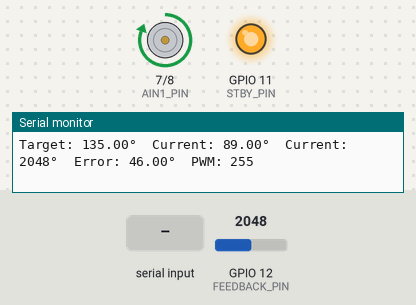
A sketch run on a simulated ESP32-S3. Parts: motor-driver pin pairs drawn as motors (green arrow = first pin HIGH = forward, orange = second pin HIGH = backward, longer = more drive, stopped while the standby pin is LOW), output pins drawn as LEDs (lit = HIGH), the last lines printed to the serial monitor. The test bench sets the inputs (shaded band); at power-on: GPIO 12 (FEEDBACK_PIN) = 2048 (analog values on the 0–4095 scale).

Above: at 1.7 s.
1.8 s: "30,150\n" received over Serial
At 3.0 s:
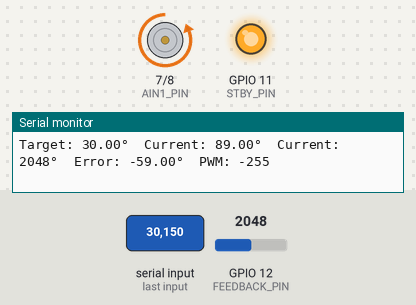
3.3 s: "90,45\n" received over Serial
At 4.5 s:
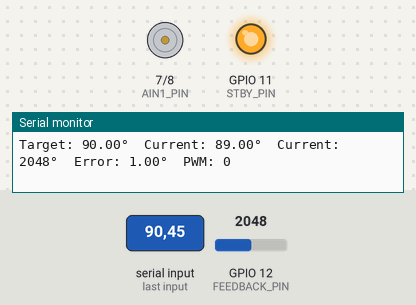
4.8 s: "5\n" received over Serial
At 5.8 s:
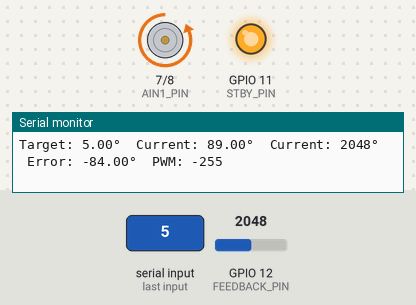
Timing chart, 0 to 7.8 s (numbered marks = the images above; inputs shaded):
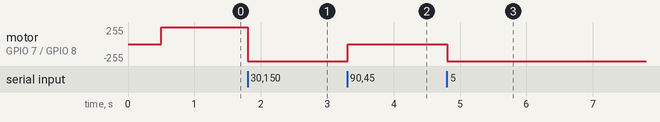

Measured:
- after the input at 1.8 s, motor on GPIO 7 (AIN1_PIN) / GPIO 8 (AIN2_PIN): forward 255/255 → backward 255/255 at once
- after the input at 3.3 s, motor on GPIO 7 (AIN1_PIN) / GPIO 8 (AIN2_PIN): backward 255/255 → stopped at once
- after the input at 4.8 s, motor on GPIO 7 (AIN1_PIN) / GPIO 8 (AIN2_PIN): stopped → backward 255/255 at once

The sketch:

sketch_oct12a_servo_motor_with_resistor_feedback.ino
```cpp
/*
 * ESP32-S3 + DRV8833 + Closed-loop position control for a DC motor with feedback (servo modification)
 * Feedback: 5kΩ potentiometer, wiper output 0–3.3V
 * Control: Proportional control (P control), can be further tuned to PID
 */

// ==================== Pin Definitions ====================
#define AIN1_PIN        7
#define AIN2_PIN        8
#define STBY_PIN        11
#define ERR_PIN 10
#define FEEDBACK_PIN    12   // ADC1_CH6

// ==================== PWM Parameters ====================
#define PWM_FREQ        20000   // 20 kHz, beyond human hearing range, suitable for motor drive
#define PWM_RESOLUTION  8       // 8-bit, duty cycle 0–255
#define PWM_MAX         255

// ==================== Feedback and Angle Parameters ====================
#define ADC_RESOLUTION  12      // Use 12-bit ADC (0–4095)
#define ADC_MAX         4095
#define VOLTAGE_MAX     3.3f    // ADC full-scale voltage (11dB attenuation is about 3.1V; approximated here as 3.3V)

// Mechanical angle range (modify according to actual servo travel)
#define ANGLE_MIN       0.0f
#define ANGLE_MAX       180.0f

// Calibration: measured ADC raw values of the potentiometer at ANGLE_MIN and ANGLE_MAX
// Run the calibration program first, and fill in the adcRaw printed by Serial here
#define ADC_AT_ANGLE_MIN    50
#define ADC_AT_ANGLE_MAX    4050

// ==================== Control Parameters ====================
float Kp = 2.5f;            // Proportional gain; start small then increase to avoid oscillation
float deadband = 4.0f;      // Angle deadband (degrees), reduces jitter

// ==================== Global Variables ====================
float targetAngle = 135.0f; // Target angle, can be modified
float currentAngle = 0.0f;
int   motorPWM = 0;


// Serial input buffer
char inputBuffer[16];
uint8_t inputIndex = 0;
// ==================== Motor Drive ====================
void motorDrive(int pwm) {
  // pwm > 0 forward, pwm < 0 reverse, pwm = 0 stop
  pwm = constrain(pwm, -PWM_MAX, PWM_MAX);

  if (pwm > 0) {
    ledcWrite(AIN1_PIN, pwm);
    ledcWrite(AIN2_PIN, 0);
  } else if (pwm < 0) {
    ledcWrite(AIN1_PIN, 0);
    ledcWrite(AIN2_PIN, -pwm);
  } else {
    ledcWrite(AIN1_PIN, 0);
    ledcWrite(AIN2_PIN, 0);
  }
}

// ==================== Read Feedback Angle ====================
float readAngle() {
  int adcRaw = analogRead(FEEDBACK_PIN);
  // Map ADC raw value to angle range
  float angle = map(adcRaw, ADC_AT_ANGLE_MIN, ADC_AT_ANGLE_MAX,
                    (int)ANGLE_MIN, (int)ANGLE_MAX);
  return constrain(angle, ANGLE_MIN, ANGLE_MAX);
}
// ==================== Check Serial Input ====================
void checkSerialInput() {
  while (Serial.available() > 0) {
    char c = Serial.read();

    // On newline or carriage return, parse the received string
    if (c == '\n' || c == '\r') {
      if (inputIndex > 0) {
        inputBuffer[inputIndex] = '\0';          // String terminator
        float newAngle = atof(inputBuffer);      // Convert to float

        if (newAngle >= ANGLE_MIN && newAngle <= ANGLE_MAX) {
          targetAngle = newAngle;
          Serial.print(">>> Target angle set to: ");
          Serial.print(targetAngle);
          Serial.println("°");
        } else {
          Serial.print(">>> Invalid angle! Range: ");
          Serial.print(ANGLE_MIN);
          Serial.print(" - ");
          Serial.println(ANGLE_MAX);
        }
        inputIndex = 0;                          // Clear buffer
      }
    } else {
      // Accumulate characters, prevent overflow
      if (inputIndex < sizeof(inputBuffer) - 1) {
        inputBuffer[inputIndex++] = c;
      }
    }
  }
}
// ==================== Initialization ====================
void setup() {
  Serial.begin(115200);

  // Configure STBY
  pinMode(STBY_PIN, OUTPUT);
  pinMode(ERR_PIN, INPUT);
  digitalWrite(STBY_PIN, HIGH);   // Enable DRV8833

  // Configure LEDC PWM
  ledcAttach(AIN1_PIN, PWM_FREQ, PWM_RESOLUTION);
  ledcAttach(AIN2_PIN, PWM_FREQ, PWM_RESOLUTION);

  // Configure ADC
  analogReadResolution(ADC_RESOLUTION);
  analogSetAttenuation(ADC_11db);   // 11dB attenuation, can measure about 0–3.1V

  delay(500);
  Serial.println("=== ESP32-S3 DRV8833 Closed-Loop Motor ===");
}

// ==================== Main Loop ====================
void loop() {
  // 1. Handle keyboard input
  checkSerialInput();
  // 1. Read current angle
  currentAngle = readAngle();
int adcRaw = analogRead(FEEDBACK_PIN);
  // 2. Calculate error
  float error = targetAngle - currentAngle;

  // 3. Proportional control (can add integral and derivative to form PID)
  if (abs(error) < deadband) {
    motorPWM = 0;                 // Stop within deadband to prevent jitter
  } else {
    //motorPWM = (int)(Kp * error);
    //motorPWM = constrain(motorPWM, -PWM_MAX, PWM_MAX);
    if (error>0){
      motorPWM=PWM_MAX;
    }else{
      motorPWM=-PWM_MAX;
    }

  }

  // 4. Drive motor
  motorDrive(motorPWM);

  // 5. Debug output (once every 100 ms)
  static unsigned long lastPrint = 0;
  if (millis() - lastPrint > 100) {
    lastPrint = millis();
    Serial.print("Target: ");
    Serial.print(targetAngle);
    Serial.print("°  Current: ");
    Serial.print(currentAngle);
    Serial.print("°  Current: ");
    Serial.print(adcRaw);
    Serial.print("°  Error: ");
    Serial.print(error);
    Serial.print("°  PWM: ");
    Serial.println(motorPWM);
  }

  delay(10);   // Control period about 10 ms
}
```
